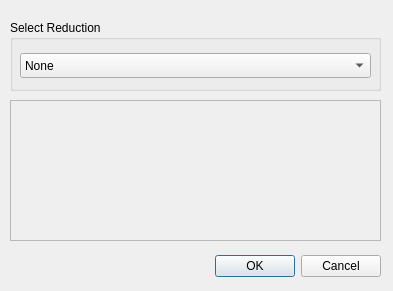
<?xml version="1.0" encoding="UTF-8"?>
<ui version="4.0">
 <class>LVRReductionAlgorithmDialogUI</class>
 <widget class="QDialog" name="LVRReductionAlgorithmDialogUI">
  <property name="geometry">
   <rect>
    <x>0</x>
    <y>0</y>
    <width>393</width>
    <height>291</height>
   </rect>
  </property>
  <property name="windowTitle">
   <string>Dialog</string>
  </property>
  <widget class="QDialogButtonBox" name="buttonBox">
   <property name="geometry">
    <rect>
     <x>40</x>
     <y>250</y>
     <width>341</width>
     <height>32</height>
    </rect>
   </property>
   <property name="orientation">
    <enum>Qt::Horizontal</enum>
   </property>
   <property name="standardButtons">
    <set>QDialogButtonBox::Cancel|QDialogButtonBox::Ok</set>
   </property>
  </widget>
  <widget class="QGroupBox" name="groupBoxReduction">
   <property name="geometry">
    <rect>
     <x>10</x>
     <y>20</y>
     <width>371</width>
     <height>71</height>
    </rect>
   </property>
   <property name="title">
    <string>Select Reduction</string>
   </property>
   <widget class="QComboBox" name="comboBoxReduction">
    <property name="geometry">
     <rect>
      <x>10</x>
      <y>33</y>
      <width>351</width>
      <height>25</height>
     </rect>
    </property>
    <item>
     <property name="text">
      <string>None</string>
     </property>
    </item>
   </widget>
  </widget>
  <widget class="QFrame" name="parameters_frame">
   <property name="geometry">
    <rect>
     <x>10</x>
     <y>100</y>
     <width>371</width>
     <height>141</height>
    </rect>
   </property>
   <property name="frameShape">
    <enum>QFrame::StyledPanel</enum>
   </property>
   <property name="frameShadow">
    <enum>QFrame::Raised</enum>
   </property>
   <layout class="QVBoxLayout" name="verticalLayout_3">
    <item>
     <spacer name="verticalSpacer_2">
      <property name="orientation">
       <enum>Qt::Vertical</enum>
      </property>
      <property name="sizeHint" stdset="0">
       <size>
        <width>20</width>
        <height>118</height>
       </size>
      </property>
     </spacer>
    </item>
   </layout>
  </widget>
 </widget>
 <resources/>
 <connections>
  <connection>
   <sender>buttonBox</sender>
   <signal>accepted()</signal>
   <receiver>LVRReductionAlgorithmDialogUI</receiver>
   <slot>accept()</slot>
   <hints>
    <hint type="sourcelabel">
     <x>248</x>
     <y>254</y>
    </hint>
    <hint type="destinationlabel">
     <x>157</x>
     <y>274</y>
    </hint>
   </hints>
  </connection>
  <connection>
   <sender>buttonBox</sender>
   <signal>rejected()</signal>
   <receiver>LVRReductionAlgorithmDialogUI</receiver>
   <slot>reject()</slot>
   <hints>
    <hint type="sourcelabel">
     <x>316</x>
     <y>260</y>
    </hint>
    <hint type="destinationlabel">
     <x>286</x>
     <y>274</y>
    </hint>
   </hints>
  </connection>
 </connections>
</ui>
